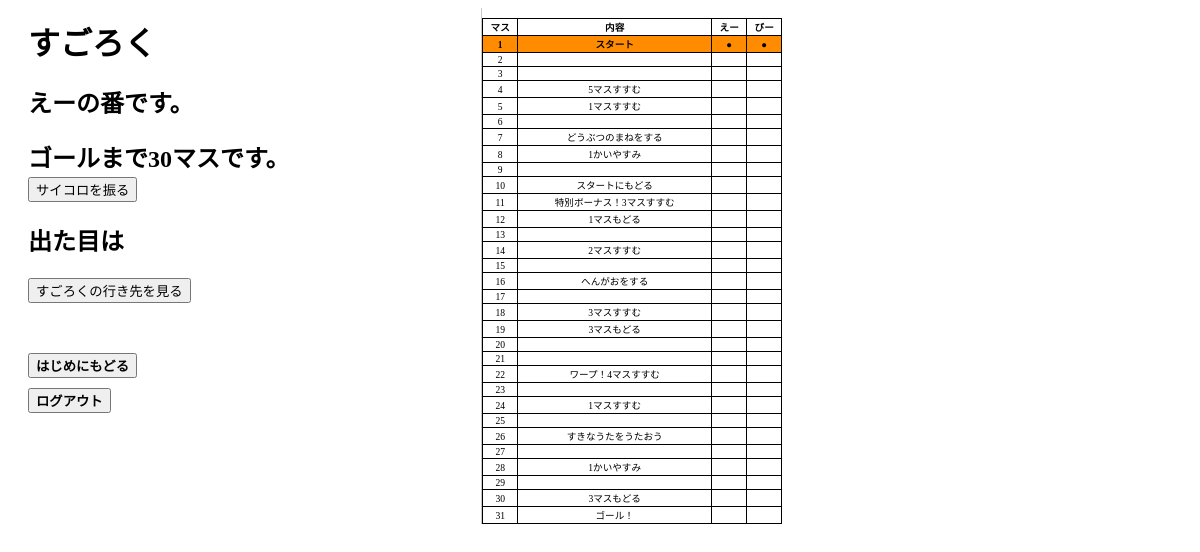
Page /game_index.php (signed in) on the committed database.
### tables this page shows
CREATE TABLE `user_table` (
  `user_id` int(11) NOT NULL,
  `user_name` text NOT NULL,
  `position` int(11) NOT NULL,
  `stop_status` int(11) NOT NULL,
  `goal` int(11) NOT NULL DEFAULT '29'
);

CREATE TABLE `boad_table` (
  `id` int(11) NOT NULL,
  `bonus` int(11) NOT NULL,
  `stop_status` int(11) NOT NULL,
  `text` text NOT NULL
);

### game_index.php (the view, shortened to what this page needs)
<?php
    $pdo = connect_db();
    $stmt = $pdo->prepare("SELECT * FROM boad_table");
    $status = $stmt->execute();
    $boad_all=0;
    while($boad_table[] = $stmt->fetch(PDO::FETCH_ASSOC)){
        $boad_all += 1;
    }
    $stmt = $pdo->prepare("SELECT count(*) FROM game_table");
    $status = $stmt->execute();
    $count_all = $stmt->fetch(PDO::FETCH_ASSOC);
    $count_number = intval($count_all["count(*)"]);
    $stmt = $pdo->prepare("SELECT * FROM user_table");
    $status = $stmt->execute();
    $user_all = 0;
    while($user_table[] = $stmt->fetch(PDO::FETCH_ASSOC)){
        $user_all += 1;
    }
    if($count_number == 0){
        $user_id = 0;
    }
    else{
        $user_id = $count_number % $user_all;
    }
    $position = $user_table[$user_id]["position"];
?>
<!DOCTYPE html>
<html lang="en">
<head>
    <link rel="stylesheet" href="css/style.css">
</head>
<body>
    <main>
        <div class="left_main">
            <h1>すごろく</h1>
            <h2><span id="user"><?= $user_table[$user_id]["user_name"]; ?></span>の番です。</h2>
            <h2>ゴールまで<span id="position"><?= $user_table[$user_id]["goal"]; ?></span>マスです。</h2>
            <button id="saikoro">サイコロを振る</button>
            <h2 id="saikoro_result">出た目は<span id="s_result"></span></h2>
            <form method="POST" action="game_insert.php" id="saikoro">
                    <label class="s_result" for="six">6</label><br>
                <button id="next" type="submit">すごろくの行き先を見る</button>
            </form>
            <button onclick="location.href='./index.php'" class="initial_button">はじめにもどる</button><br>
            <button onclick="location.href='./logout.php'" class="logout_button">ログアウト</button>
        </div>
        <div class="right_main">
            <table class="game_table">
                <?php
                    $table_header = '<tr><th>マス</th><th>内容</th>';
                    for($u=0;$u<$user_all;$u++){
                        $table_header = $table_header.'<th>'.$user_table[$u]["user_name"].'</th>';
                    }
                    $table_header = $table_header.'</tr>';
                    echo $table_header;
                    $line = "";
                    for($i=0;$i<$boad_all;$i++){
                        if($i == $position - 1){
                            $line = "<tr class='table_config'><td>{$boad_table[$i]["id"]}</td><td>{$boad_table[$i]["text"]}</td>";
                        }
                        else{
                            $line = "<tr><td>{$boad_table[$i]["id"]}</td><td>{$boad_table[$i]["text"]}</td>";
                        }
                        for($u=0;$u<$user_all;$u++){
                            if($i == $user_table[$u]["position"]-1){
                                $line = $line."<td>●</td>";
                            }
                            else{
                                $line = $line."<td></td>";
                            }
                        }
                        echo $line."</tr>";
                    }
                ?>
            </table>
        </div>
    </main>
</body>
</html>

### css/style.css (style rules this page uses)
main { display: flex; }
.left_main { width: 40%; }
.right_main { width: 60%; background-color: #fff; border-left: solid 1px #c9c9c9; }
h1 { margin: 10px 0; margin-left: 20px; }
h2 { margin-top: 20px; margin-bottom: 3px; margin-left: 20px; }
.initial_button { margin: 50px 5px 5px 20px; font-weight: bold; }
.logout_button { margin: 5px 5px 5px 20px; font-weight: bold; }
table { margin-top: 10px; border-collapse: collapse; font-size: 60%; text-align: center; width: 300px; }
table th, table td { border: solid 1px black; }
.table_config { background-color: #ff8c00; font-weight: 800; }
#saikoro { margin-left: 20px; }

### rows in the picture
user_table: user_name "えー"
user_table: user_name "びー"
boad_table: id "1", text "スタート"
boad_table: id "2"
boad_table: id "3"
boad_table: id "4", text "5マスすすむ"
boad_table: id "5", text "1マスすすむ"
boad_table: id "6"
boad_table: id "7", text "どうぶつのまねをする"
boad_table: id "8", text "1かいやすみ"
boad_table: id "9"
boad_table: id "10", text "スタートにもどる"
boad_table: id "11", text "特別ボーナス！3マスすすむ"
boad_table: id "12", text "1マスもどる"
boad_table: id "13"
boad_table: id "14", text "2マスすすむ"
boad_table: id "15"
boad_table: id "16", text "へんがおをする"
boad_table: id "17"
boad_table: id "18", text "3マスすすむ"
boad_table: id "19", text "3マスもどる"
boad_table: id "20"
boad_table: id "21"
boad_table: id "22", text "ワープ！4マスすすむ"
boad_table: id "23"
boad_table: id "24", text "1マスすすむ"
boad_table: id "25"
boad_table: id "26", text "すきなうたをうたおう"
boad_table: id "27"
boad_table: id "28", text "1かいやすみ"
boad_table: id "29"
boad_table: id "30", text "3マスもどる"
boad_table: id "31", text "ゴール！"

### other values in the picture
$user_table[$user_id]["user_name"] "えー"
$user_table[$user_id]["goal"] "30"
